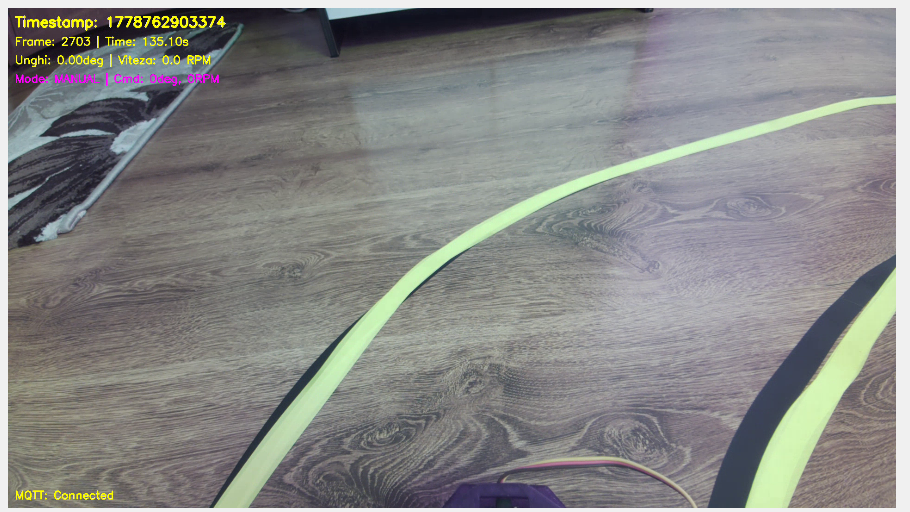
#> input picture sender/test_images/a.png, 910 x 512 px; its folder holds only this picture in this run
$ python -i lane_detection.py   (imports and definitions only)
#> lines starting #> are read from the running program, lines starting #| are printed output that depends on the picture; after the words box and inside, x2 and y2 are one past the last pixel; in counts of white or black regions, pixels touching at a corner belong together
### receiver/config.py
#!/usr/bin/env python3
"""
Central configuration loader.

Încarcă config.yaml o singură dată la importul modulului.
Toate celelalte module importă variabilele direct din acest modul:

    from config import CFG, PROCESS_WIDTH, PROCESS_HEIGHT, CONTROL_DT

Dacă config.yaml lipsește, se folosesc valorile implicite (aceleași ca în YAML)
astfel încât codul funcționează și fără fișierul de configurare.
"""

import os
import logging

logger = logging.getLogger(__name__)

# ── Locația fișierului de configurare ─────────────────────────────────────────
_CONFIG_PATH = os.path.join(os.path.dirname(__file__), "config.yaml")


def _load_yaml(path: str) -> dict:
    """Încarcă YAML fără dependință obligatorie la PyYAML."""
    try:
        import yaml
        with open(path, "r", encoding="utf-8") as f:
            data = yaml.safe_load(f)
        logger.info(f"Config loaded from {path}")
        return data or {}
    except ImportError:
        logger.warning("PyYAML not installed — using built-in defaults. Run: pip install pyyaml")
        return {}
    except FileNotFoundError:
        logger.warning(f"config.yaml not found at {path} — using built-in defaults")
        return {}
    except Exception as e:
        logger.error(f"Error loading config.yaml: {e} — using built-in defaults")
        return {}


# ── Valori implicite (oglindă a config.yaml) ──────────────────────────────────
_DEFAULTS: dict = {
    "camera": {
        "width": 1280, "height": 720, "fps": 60,
        "process_width": 640, "process_height": 480,
    },
    "pid": {
        "kp": 1.5, "ki": 0.012, "kd": 0.35,
        "max_angle": 50.0, "alpha": 0.3,
    },
    "speed": {"base": 30.0, "min": 25.0, "max": 35.0},
    "hardware": {
        "i2c_address": 0x7F, "pwm_frequency": 50, "servo_channel": 0,
        "trim_offset": 10,
        "motor_a_in1": 1, "motor_a_in2": 2, "motor_a_ena": 3,
        "motor_b_in3": 4, "motor_b_in4": 5, "motor_b_enb": 6,
        "pwm_min_percent": 25, "pwm_max_percent": 100,
    },
    "lane": {
        "width_meters": 0.3, "lookahead_frac": 0.50,
        "roi_top_frac": 0.60, "roi_left_frac": 0.05, "roi_right_frac": 0.95,
    },
    "lane_detection": {
        "nwindows": 9, "max_lost_frames": 5,
        "peak_threshold_frac": 0.3,
        "max_window_jump": 80, "min_separation": 150, "max_empty_windows": 2,
        "s_thresh_min": 35, "s_thresh_max": 255,
        "l_thresh_min": 100, "l_thresh_max": 255,
        "morph_kernel_size": 5,
    },
    "telemetry": {"mqtt_hz": 10},
    "control": {"loop_hz": 30},
}


def _deep_merge(defaults: dict, overrides: dict) -> dict:
    """Merge recursiv: override-urile suprascriu defaulturile, secțiunile lipsă rămân default."""
    result = defaults.copy()
    for key, val in overrides.items():
        if key in result and isinstance(result[key], dict) and isinstance(val, dict):
            result[key] = _deep_merge(result[key], val)
        else:
            result[key] = val
#> further down, picture is the input picture: shape (512, 910, 3); mean B, G, R 133.4, 135.2, 134.7
    return result


# ── Configurația finală (singleton) ───────────────────────────────────────────
_raw = _load_yaml(_CONFIG_PATH)
CFG: dict = _deep_merge(_DEFAULTS, _raw)

# ── Shortcut-uri convenabile (importate direct în alte module) ─────────────────

# Camera
CAMERA_WIDTH    = CFG["camera"]["width"]
CAMERA_HEIGHT   = CFG["camera"]["height"]
CAMERA_FPS      = CFG["camera"]["fps"]
PROCESS_WIDTH   = CFG["camera"]["process_width"]
PROCESS_HEIGHT  = CFG["camera"]["process_height"]

# Control loop
CONTROL_LOOP_HZ = CFG["control"]["loop_hz"]
CONTROL_DT      = 1.0 / CONTROL_LOOP_HZ

# Telemetrie
TELEMETRY_HZ       = CFG["telemetry"]["mqtt_hz"]
TELEMETRY_INTERVAL = 1.0 / TELEMETRY_HZ

# Hardware
TRIM_OFFSET = CFG["hardware"]["trim_offset"]

# Lane
LANE_WIDTH_METERS = CFG["lane"]["width_meters"]
LOOKAHEAD_FRAC    = CFG["lane"]["lookahead_frac"]


# [10 lines that do not run on import are left out]

### receiver/lane_detection.py
#!/usr/bin/env python3
"""
Advanced Lane Detection for Autonomous Driving
- Sliding Window Search
- Polynomial Curve Fitting
- Bird's Eye View (Perspective Transform)
- Optimized for Raspberry Pi 5
"""

import cv2
import numpy as np
import logging
from enum import Enum
from scipy.ndimage import uniform_filter1d
from config import CFG

logger = logging.getLogger(__name__)

_ld = CFG["lane_detection"]
_lane = CFG["lane"]

class DetectionState(Enum):
    SEARCHING = "searching"
    TRACKING = "tracking"
    ONE_LANE = "one_lane"
    EXTRAPOLATING = "extrapolating"

class LaneDetector:
    """
    Detects lane lines using sliding window search and polynomial fitting.
    Optimized for real-time processing on Raspberry Pi 5.
    """

    def __init__(self,
                 img_width=1920,
                 img_height=1080,
                 lane_width_meters=0.6,  # Physical lane width
                 camera_height_meters=0.2):  # Camera height from ground
        """
        Initialize lane detector.

        Args:
            img_width: Input image width
            img_height: Input image height
            lane_width_meters: Physical width between lane lines
            camera_height_meters: Camera mounting height
        """
        self.img_width = img_width
        self.img_height = img_height
        self.lane_width_meters = lane_width_meters

        # Perspective transform matrices (will be calculated)
        self.M = None  # Transform matrix
        self.Minv = None  # Inverse transform matrix

        # Sliding window parameters — din config.yaml [lane_detection]
        self.nwindows = _ld["nwindows"]

        # State Machine parameters
        self.state = DetectionState.SEARCHING
        self.lost_frames = 0
        self.max_lost_frames = _ld["max_lost_frames"]
        self.lane_width_pixels = None  # Calibrated dynamically

        self.STATE_PARAMS = {
            DetectionState.SEARCHING:     {'margin': 120, 'minpix': 20},
            DetectionState.TRACKING:      {'margin': 60,  'minpix': 40},
            DetectionState.ONE_LANE:      {'margin': 80,  'minpix': 25},
            DetectionState.EXTRAPOLATING: {'margin': 100, 'minpix': 15},
        }

        # Lane detection confidence
        self.left_fit = None  # Left lane polynomial coefficients
        self.right_fit = None  # Right lane polynomial coefficients
        self.lane_detected = False

        # ROI (Region of Interest) - focus on road area
        self.roi_vertices = self._calculate_roi()

        # Calculate perspective transform
        self._calculate_perspective_transform()

        logger.info(f"LaneDetector initialized: {img_width}x{img_height}")

    def _calculate_roi(self):
        """Calculate ROI trapezoid vertices — fracțiile din config.yaml [lane]."""
        top_frac   = _lane["roi_top_frac"]
        left_frac  = _lane["roi_left_frac"]
        right_frac = _lane["roi_right_frac"]
        bottom_left  = [int(self.img_width * 0.00), self.img_height]
        bottom_right = [int(self.img_width * 1.00), self.img_height]
        top_left     = [int(self.img_width * left_frac),  int(self.img_height * top_frac)]
        top_right    = [int(self.img_width * right_frac), int(self.img_height * top_frac)]
        return np.array([[bottom_left, top_left, top_right, bottom_right]], dtype=np.int32)

    def _calculate_perspective_transform(self):
        """Calculate perspective transform for bird's eye view — fracțiile din config.yaml [lane]."""
        top_frac   = _lane["roi_top_frac"]
        left_frac  = _lane["roi_left_frac"]
        right_frac = _lane["roi_right_frac"]
        src = np.float32([
            [int(self.img_width * left_frac),  int(self.img_height * top_frac)],   # Top-left
            [int(self.img_width * right_frac), int(self.img_height * top_frac)],   # Top-right
            [int(self.img_width * 1.00), self.img_height],                          # Bottom-right
            [int(self.img_width * 0.00), self.img_height],                          # Bottom-left
        ])

        # Destination points (rectangle in bird's eye view)
        dst = np.float32([
            [0, 0],                          # Top-left (colțul 0,0)
            [self.img_width, 0],             # Top-right (lățime maximă, 0)
            [self.img_width, self.img_height],# Bottom-right (lățime maximă, înălțime maximă)
            [0, self.img_height]             # Bottom-left (0, înălțime maximă)
        ])

        # Calculate transform matrices
        self.M = cv2.getPerspectiveTransform(src, dst)
        self.Minv = cv2.getPerspectiveTransform(dst, src)

        logger.info("Perspective transform calculated")

    def preprocess_frame(self, frame):
        """
        Preprocess frame for lane detection.
        """
        hls = cv2.cvtColor(frame, cv2.COLOR_BGR2HLS)
#> hls: shape (512, 910, 3); mean of channels 0, 1, 2 77.1, 134.5, 21.5
        l_channel = hls[:, :, 1]
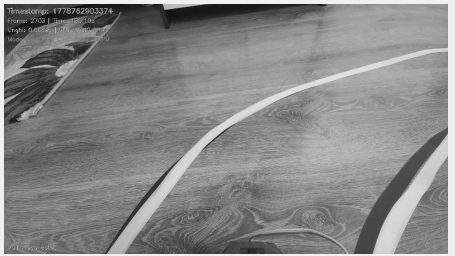
#> l_channel: shape (512, 910) (shown at 1/2 size); min 10, max 240, mean 134.5
        s_channel = hls[:, :, 2]
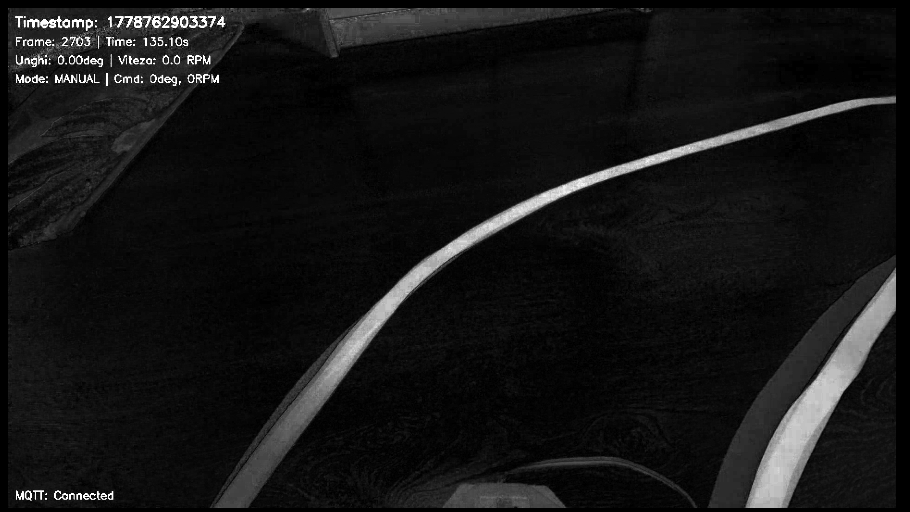
#> s_channel: shape (512, 910); min 0, max 255, mean 21.5

        # Praguri din config.yaml [lane_detection]
        s_binary = np.zeros_like(s_channel, dtype=np.uint8)
        s_binary[(s_channel >= _ld["s_thresh_min"]) & (s_channel <= _ld["s_thresh_max"])] = 1

        l_binary = np.zeros_like(l_channel, dtype=np.uint8)
        l_binary[(l_channel >= _ld["l_thresh_min"]) & (l_channel <= _ld["l_thresh_max"])] = 1

        combined_binary = cv2.bitwise_and(s_binary, l_binary)

        # Morphological opening — kernel din config.yaml [lane_detection.morph_kernel_size]
        k = _ld["morph_kernel_size"]
        kernel = np.ones((k, k), np.uint8)
        combined_binary = cv2.morphologyEx(combined_binary, cv2.MORPH_OPEN, kernel)

        # Apply ROI mask
        mask = np.zeros_like(combined_binary)
        cv2.fillPoly(mask, self.roi_vertices, 1)
#> mask: shape (512, 910); every value is 0
        masked_binary = cv2.bitwise_and(combined_binary, mask)
#> combined_binary: shape (512, 910); values 0 (black) and 1 (white), 5.5% white; 19 white regions, largest, box (x1, y1, x2, y2) and area: (217, 96, 896, 508) 13599, (746, 273, 896, 508) 9136, (112, 120, 158, 156) 757
#> (the rest of the program and of its run is left out)
